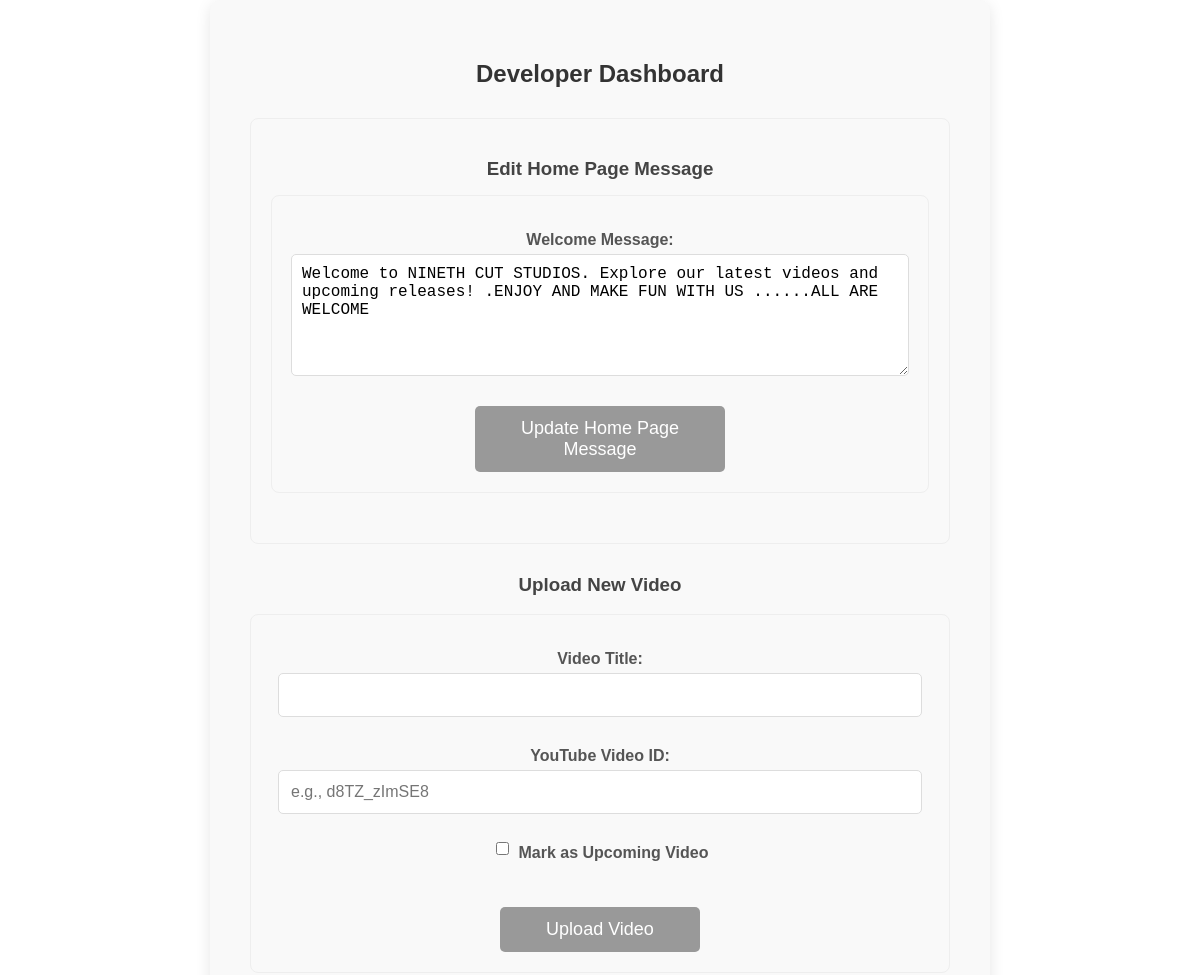
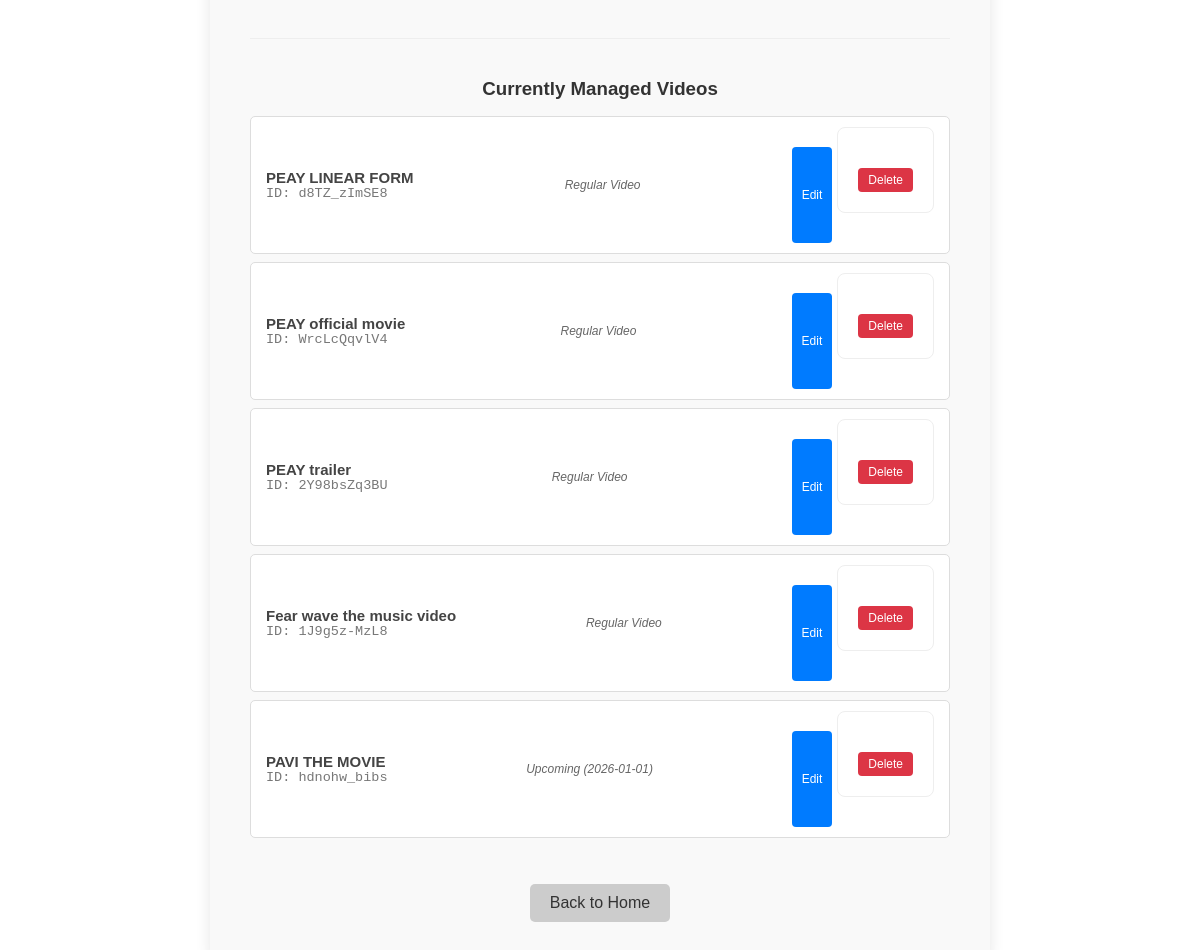
The app's page /developer_dashboard (signed in) with its own data (2 pictures, top to bottom).
### models.py (models this page shows, shortened)
class HomePageContent(db.Model):
    id = db.Column(db.Integer, primary_key=True)
    section_name = db.Column(db.String(100), unique=True, nullable=False) # e.g., 'home_welcome_message'
    content = db.Column(db.Text, nullable=False)
    last_updated = db.Column(db.DateTime, default=datetime.datetime.utcnow, onupdate=datetime.datetime.utcnow)

class Video(db.Model):
    id = db.Column(db.Integer, primary_key=True)
    title = db.Column(db.String(200), nullable=False)
    youtube_id = db.Column(db.String(100), unique=True, nullable=False)
    is_upcoming = db.Column(db.Boolean, default=False)
    release_date = db.Column(db.DateTime, nullable=True)

### app.py (the view)
@app.route('/developer_dashboard', methods=['GET'])
def developer_dashboard():
    if 'user_id' not in session:
        flash('Unauthorized access. Please log in.', 'error')
        return redirect(url_for('login'))
    user = User.query.get(session['user_id'])
    if not user or not user.is_developer:
        flash('Access denied. You must be a developer to access this page.', 'error')
        return redirect(url_for('index'))
    current_videos = Video.query.all()
    home_content_obj = HomePageContent.query.filter_by(section_name="welcome_message").first()
    home_page_text = home_content_obj.content if home_content_obj else ""
    return render_template('developer_dashboard.html',
                           user=user,
                           current_videos=current_videos,
                           video_to_edit=None, # This is for the video form
                           home_page_text=home_page_text) # Pass home page text to dashboard

### templates/developer_dashboard.html (shortened to what this page needs)
<!DOCTYPE html>
<html lang="en">
<head>
    <link rel="stylesheet" href="https://cdnjs.cloudflare.com/ajax/libs/font-awesome/6.5.0/css/all.min.css" />
</head>
<body>
    <div class="dashboard-container">
        <h2>Developer Dashboard</h2>
        <div class="home-content-editor">
            <h3>Edit Home Page Message</h3>
            <form method="POST" action="{{ url_for('manage_home_content') }}">
                <label for="home_welcome_message">Welcome Message:</label>
                <textarea id="home_welcome_message" name="home_welcome_message" required>{{ home_page_text }}</textarea>
                <button type="submit">Update Home Page Message</button>
            </form>
        </div>
        <h3 id="formHeader">{{ 'Edit Video' if video_to_edit else 'Upload New Video' }}</h3>
        <form method="POST" id="videoForm" action="{{ url_for('upload_video') }}">
            <label for="title">Video Title:</label>
            <input type="text" id="title" name="title" value="{{ video_to_edit.title if video_to_edit else '' }}" required>
            <label for="youtube_id">YouTube Video ID:</label>
            <input type="text" id="youtube_id" name="youtube_id" placeholder="e.g., d8TZ_zImSE8" value="{{ video_to_edit.youtube_id if video_to_edit else '' }}" required>
            <div class="checkbox-group">
                <input type="checkbox" id="is_upcoming" name="is_upcoming" onchange="toggleReleaseDate()" {% if video_to_edit and video_to_edit.is_upcoming %}checked{% endif %}>
                <label for="is_upcoming">Mark as Upcoming Video</label>
            </div>
            <button type="submit" id="submitButton">{{ 'Update Video' if video_to_edit else 'Upload Video' }}</button>
        </form>
        <div class="current-videos">
            <h3>Currently Managed Videos</h3>
            <ul>
                {% for video in current_videos %}
                    <li>
                        <div>
                            <span class="title">{{ video.title }}</span>
                            <span class="youtube-id">ID: {{ video.youtube_id }}</span>
                        </div>
                        <span class="status">
                            {% if video.is_upcoming %}
                                Upcoming ({{ video.release_date.strftime('%Y-%m-%d') if video.release_date else 'TBD' }})
                            {% else %}
                                Regular Video
                            {% endif %}
                        </span>
                        <div class="actions">
                            <button class="edit-btn" onclick="editVideo({{ video.id }}, '{{ video.title }}', '{{ video.youtube_id }}', {{ 'true' if video.is_upcoming else 'false' }}, '{{ video.release_date.strftime('%Y-%m-%d') if video.release_date else '' }}')">
                                Edit
                            </button>
                            <form action="{{ url_for('delete_video', video_id=video.id) }}" method="post" onsubmit="return confirm('Are you sure you want to delete this video?');">
                                <button type="submit" class="delete-btn">Delete</button>
                            </form>
                        </div>
                    </li>
                {% else %}
                    <li>No videos uploaded yet.</li>
                {% endfor %}
            </ul>
        </div>
        <a href="{{ url_for('index') }}" class="back-button">Back to Home</a>
    </div>
</body>
</html>

### templates/developer_dashboard.html (style rules this page uses)
body { font-family: 'Arial Rounded MT Bold', sans-serif; background: white; color: #444; display: flex; justify-content: center; align-items: center; min-height: 100vh; margin: 0; }
.dashboard-container { background: #f9f9f9; padding: 40px; border-radius: 10px; box-shadow: 0 4px 15px rgba(0, 0, 0, 0.1); width: 700px; text-align: center; }
.dashboard-container h2 { color: #333; margin-bottom: 25px; }
.dashboard-container form { display: flex; flex-direction: column; align-items: center; border: 1px solid #eee; padding: 20px; border-radius: 8px; margin-bottom: 30px; }
.dashboard-container label { margin-top: 15px; margin-bottom: 5px; font-weight: bold; color: #555; }
.dashboard-container input[type="text"], .dashboard-container input[type="date"], .dashboard-container textarea { width: calc(100% - 40px); padding: 12px; margin-bottom: 15px; border: 1px solid #ddd; border-radius: 5px; font-size: 16px; }
.dashboard-container textarea { height: 100px; resize: vertical; }
.dashboard-container input[type="checkbox"] { margin-right: 10px; }
.dashboard-container .checkbox-group { display: flex; align-items: center; margin-bottom: 20px; }
.dashboard-container button { width: 100%; max-width: 200px; padding: 12px; background-color: #999; color: white; border: none; border-radius: 5px; font-size: 18px; cursor: pointer; transition: background-color 0.3s ease; margin-top: 20px; }
.back-button { margin-top: 30px; padding: 10px 20px; background-color: #ccc; color: #333; text-decoration: none; border-radius: 5px; transition: background-color 0.3s ease; display: inline-block; }
.current-videos { margin-top: 40px; text-align: left; border-top: 1px solid #eee; padding-top: 20px; }
.current-videos h3 { text-align: center; color: #333; margin-bottom: 15px; }
.current-videos ul { list-style: none; padding: 0; }
.current-videos li { background-color: #fff; border: 1px solid #ddd; padding: 10px 15px; margin-bottom: 8px; border-radius: 5px; display: flex; justify-content: space-between; align-items: center; font-size: 15px; }
.current-videos li span { display: block; }
.current-videos li .title { font-weight: bold; color: #444; }
.current-videos li .youtube-id { font-family: 'Courier New', monospace; color: #777; font-size: 0.9em; }
.current-videos li .status { font-style: italic; color: #666; font-size: 0.8em; }
.current-videos li .actions { display: flex; gap: 5px; }
.current-videos li .actions button { padding: 5px 10px; font-size: 0.8em; border-radius: 4px; cursor: pointer; border: none; }
.current-videos li .actions .edit-btn { background-color: #007bff; color: white; }
.current-videos li .actions .delete-btn { background-color: #dc3545; color: white; }
.home-content-editor { border: 1px solid #eee; padding: 20px; border-radius: 8px; margin-top: 30px; margin-bottom: 30px; }
.home-content-editor h3 { margin-bottom: 15px; }
.home-content-editor textarea { width: calc(100% - 20px); padding: 10px; border: 1px solid #ddd; border-radius: 5px; font-size: 16px; min-height: 100px; resize: vertical; }
.home-content-editor button { margin-top: 15px; max-width: 250px; }

### records on screen
HomePageContent: home_welcome_message "Welcome to NINETH CUT STUDIOS. Explore our latest videos and upcoming releases! .ENJOY AND MAKE FUN WITH US ......ALL ARE WELCOME"
Video: title "PEAY LINEAR FORM", youtube_id "d8TZ_zImSE8", is_upcoming "Regular Video"
Video: title "PEAY official movie", youtube_id "WrcLcQqvlV4", is_upcoming "Regular Video"
Video: title "PEAY trailer", youtube_id "2Y98bsZq3BU", is_upcoming "Regular Video"
Video: title "Fear wave the music video", youtube_id "1J9g5z-MzL8", is_upcoming "Regular Video"
Video: title "PAVI THE MOVIE", youtube_id "hdnohw_bibs", release_date "2026-01-01"

### other values on screen
{{ 'Edit Video' if video_to_edit else 'Upload New Video' }} "Upload New Video"
{{ 'Update Video' if video_to_edit else 'Upload Video' }} "Upload Video"
